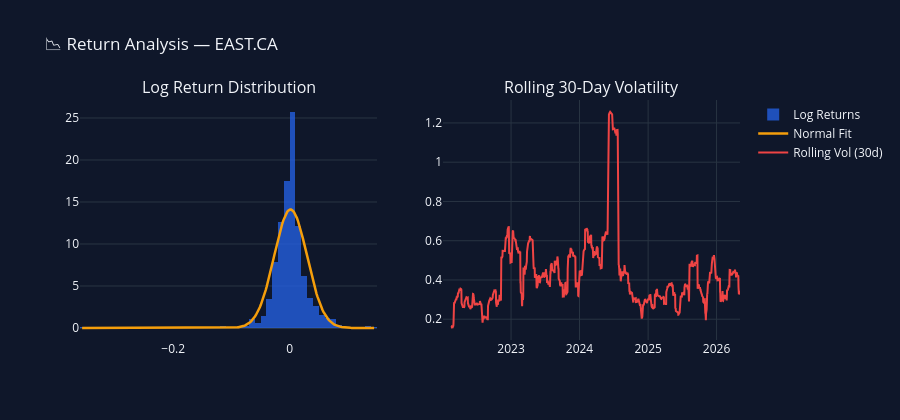

Notebook code for this chart:
### Code cell
# Return distribution with normal fit overlay
x_range = np.linspace(log_returns.min(), log_returns.max(), 300)
normal_fit = stats.norm.pdf(x_range, mu, sigma)

fig = make_subplots(rows=1, cols=2,
    subplot_titles=("Log Return Distribution", "Rolling 30-Day Volatility"))

# Histogram
fig.add_trace(go.Histogram(
    x=log_returns, nbinsx=60,
    name="Log Returns",
    marker_color="#2563eb",
    histnorm="probability density",
    opacity=0.75
), row=1, col=1)

# Normal fit
fig.add_trace(go.Scatter(
    x=x_range, y=normal_fit,
    name="Normal Fit",
    line=dict(color="#f59e0b", width=2.5)
), row=1, col=1)

# Rolling volatility
rolling_vol = log_returns.rolling(30).std() * np.sqrt(252)
fig.add_trace(go.Scatter(
    x=rolling_vol.index, y=rolling_vol.values,
    name="Rolling Vol (30d)",
    line=dict(color="#ef4444", width=2)
), row=1, col=2)

fig.update_layout(
    title=f"📉 Return Analysis — {TICKER}",
    template="plotly_dark",
    paper_bgcolor="#0f172a",
    plot_bgcolor="#0f172a",
    height=420,
    showlegend=True
)

fig.show()

### Figure 1 — Plotly figure (JSON) as saved in the notebook; plotly's stock layout.template omitted (floating-point values rounded to 4 significant figures; data arrays with more than 128 entries replaced by an {"elided": "..."} marker saying what was removed)
{"data": [{"histnorm": "probability density", "marker": {"color": "#2563eb"}, "name": "Log Returns", "nbinsx": 60, "opacity": 0.75, "type": "histogram", "x": {"elided": "1050 float values"}, "xaxis": "x", "yaxis": "y"}, {"line": {"color": "#f59e0b", "width": 2.5}, "name": "Normal Fit", "type": "scatter", "x": {"elided": "300 float values"}, "xaxis": "x", "y": {"elided": "300 float values"}, "yaxis": "y"}, {"line": {"color": "#ef4444", "width": 2}, "name": "Rolling Vol (30d)", "type": "scatter", "x": {"elided": "1050 str values"}, "xaxis": "x2", "y": {"elided": "1050 float values"}, "yaxis": "y2"}], "layout": {"annotations": [{"font": {"size": 16}, "showarrow": false, "text": "Log Return Distribution", "x": 0.225, "xanchor": "center", "xref": "paper", "y": 1, "yanchor": "bottom", "yref": "paper"}, {"font": {"size": 16}, "showarrow": false, "text": "Rolling 30-Day Volatility", "x": 0.775, "xanchor": "center", "xref": "paper", "y": 1, "yanchor": "bottom", "yref": "paper"}], "height": 420, "paper_bgcolor": "#0f172a", "plot_bgcolor": "#0f172a", "showlegend": true, "title": {"text": "📉 Return Analysis — EAST.CA"}, "xaxis": {"anchor": "y", "domain": [0, 0.45]}, "xaxis2": {"anchor": "y2", "domain": [0.55, 1]}, "yaxis": {"anchor": "x", "domain": [0, 1]}, "yaxis2": {"anchor": "x2", "domain": [0, 1]}}}
